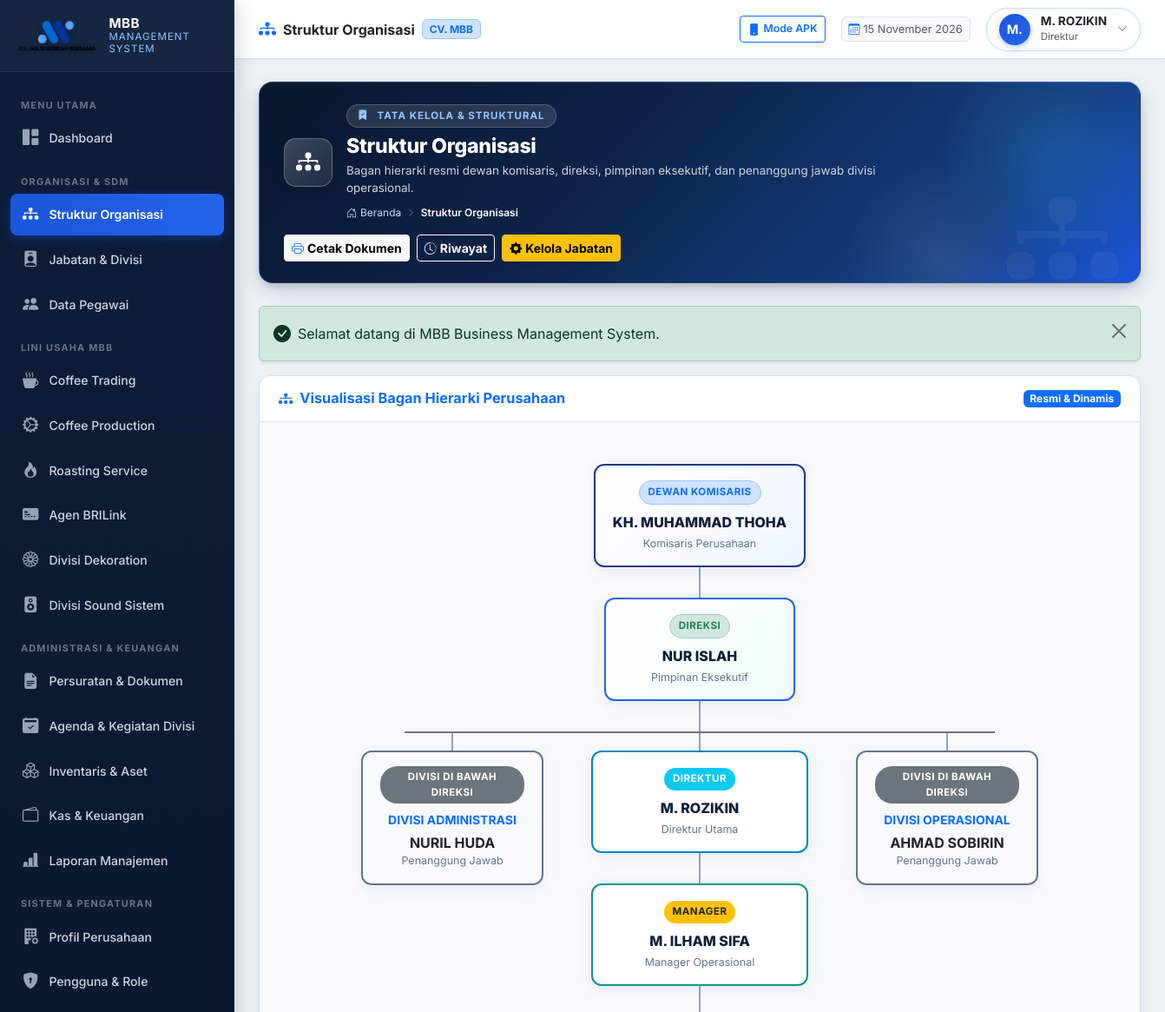
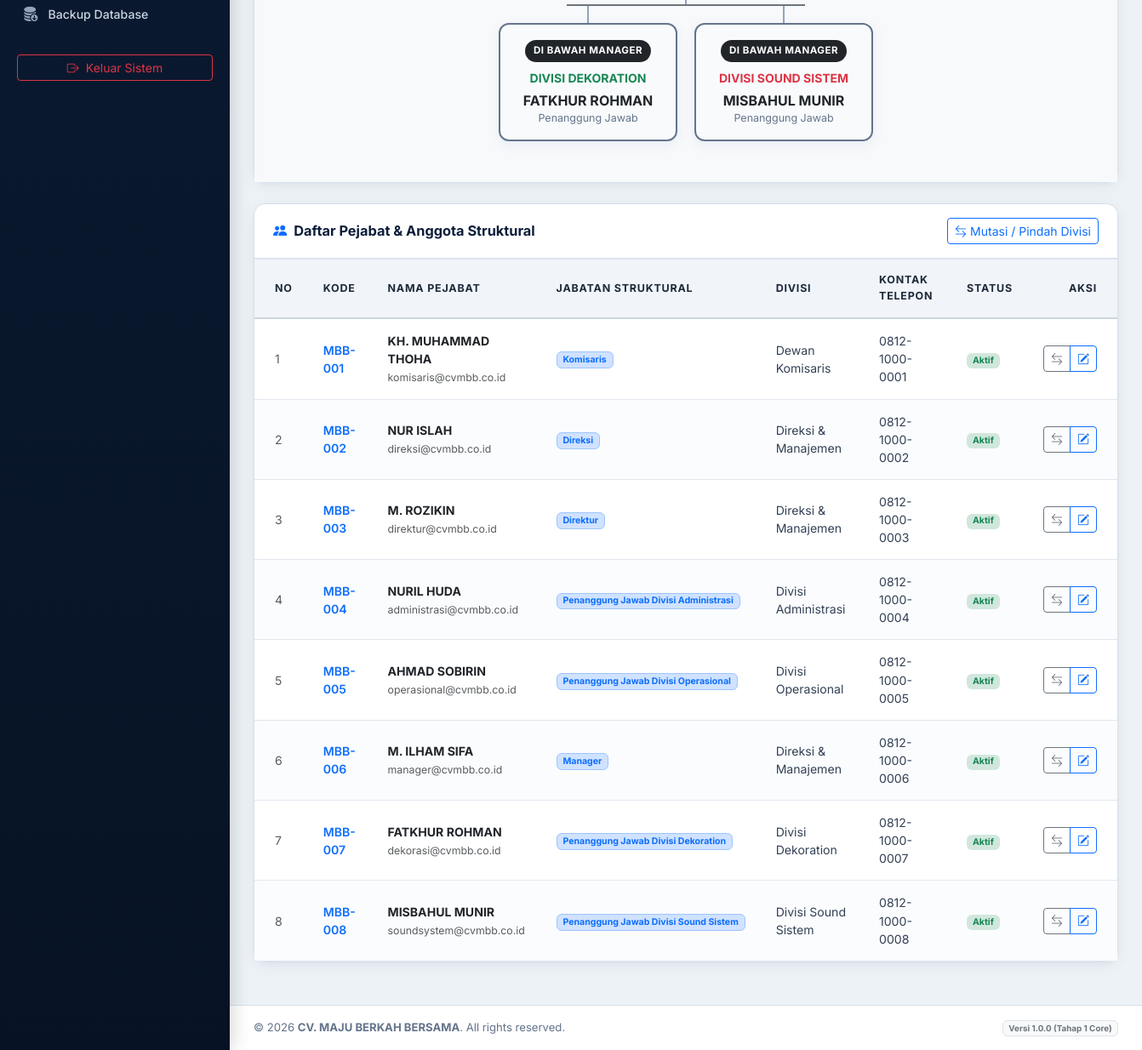
Screenshot of /modules/organization/index.php (signed in) with the database file from the repository (2 pictures, top to bottom).
### tables this page shows
CREATE TABLE `users` (
  `id` int(11) NOT NULL AUTO_INCREMENT,
  `username` varchar(50) NOT NULL,
  `email` varchar(100) NOT NULL,
  `password_hash` varchar(255) NOT NULL,
  `role_id` int(11) NOT NULL,
  `employee_id` int(11) DEFAULT NULL,
  `is_active` tinyint(1) DEFAULT 1,
  `must_change_password` tinyint(1) DEFAULT 0,
  `last_login_at` datetime DEFAULT NULL,
  `last_login_ip` varchar(45) DEFAULT NULL,
  `created_at` datetime DEFAULT current_timestamp(),
  `updated_at` datetime DEFAULT current_timestamp() ON UPDATE current_timestamp(),
  PRIMARY KEY (`id`),
  UNIQUE KEY `username` (`username`),
  UNIQUE KEY `email` (`email`),
  UNIQUE KEY `employee_id` (`employee_id`),
  KEY `fk_user_role` (`role_id`),
  CONSTRAINT `fk_user_emp` FOREIGN KEY (`employee_id`) REFERENCES `employees` (`id`) ON DELETE SET NULL,
  CONSTRAINT `fk_user_role` FOREIGN KEY (`role_id`) REFERENCES `roles` (`id`)
);

CREATE TABLE `employees` (
  `id` int(11) NOT NULL AUTO_INCREMENT,
  `employee_code` varchar(30) NOT NULL,
  `full_name` varchar(150) NOT NULL,
  `gender` enum('L','P') DEFAULT 'L',
  `phone_number` varchar(30) DEFAULT NULL,
  `email` varchar(100) DEFAULT NULL,
  `address` text DEFAULT NULL,
  `division_id` int(11) DEFAULT NULL,
  `position_id` int(11) DEFAULT NULL,
  `join_date` date DEFAULT NULL,
  `employment_status` enum('TETAP','KONTRAK','MAGANG','HONORER') DEFAULT 'TETAP',
  `is_active` tinyint(1) DEFAULT 1,
  `avatar` varchar(255) DEFAULT NULL,
  `notes` text DEFAULT NULL,
  `created_at` datetime DEFAULT current_timestamp(),
  `updated_at` datetime DEFAULT current_timestamp() ON UPDATE current_timestamp(),
  PRIMARY KEY (`id`),
  UNIQUE KEY `employee_code` (`employee_code`),
  KEY `fk_emp_div` (`division_id`),
  KEY `fk_emp_pos` (`position_id`),
  CONSTRAINT `fk_emp_div` FOREIGN KEY (`division_id`) REFERENCES `divisions` (`id`) ON DELETE SET NULL,
  CONSTRAINT `fk_emp_pos` FOREIGN KEY (`position_id`) REFERENCES `positions` (`id`) ON DELETE SET NULL
);

CREATE TABLE `positions` (
  `id` int(11) NOT NULL AUTO_INCREMENT,
  `position_code` varchar(20) NOT NULL,
  `position_name` varchar(100) NOT NULL,
  `division_id` int(11) DEFAULT NULL,
  `parent_position_id` int(11) DEFAULT NULL,
  `level_rank` int(11) DEFAULT 1,
  `job_description` text DEFAULT NULL,
  `is_active` tinyint(1) DEFAULT 1,
  `created_at` datetime DEFAULT current_timestamp(),
  `updated_at` datetime DEFAULT current_timestamp() ON UPDATE current_timestamp(),
  PRIMARY KEY (`id`),
  UNIQUE KEY `position_code` (`position_code`),
  KEY `fk_pos_div` (`division_id`),
  KEY `fk_pos_parent` (`parent_position_id`),
  CONSTRAINT `fk_pos_div` FOREIGN KEY (`division_id`) REFERENCES `divisions` (`id`) ON DELETE SET NULL,
  CONSTRAINT `fk_pos_parent` FOREIGN KEY (`parent_position_id`) REFERENCES `positions` (`id`) ON DELETE SET NULL
);

CREATE TABLE `divisions` (
  `id` int(11) NOT NULL AUTO_INCREMENT,
  `division_code` varchar(20) NOT NULL,
  `division_name` varchar(100) NOT NULL,
  `parent_id` int(11) DEFAULT NULL,
  `description` text DEFAULT NULL,
  `is_active` tinyint(1) DEFAULT 1,
  `created_at` datetime DEFAULT current_timestamp(),
  `updated_at` datetime DEFAULT current_timestamp() ON UPDATE current_timestamp(),
  PRIMARY KEY (`id`),
  UNIQUE KEY `division_code` (`division_code`),
  KEY `fk_div_parent` (`parent_id`),
  CONSTRAINT `fk_div_parent` FOREIGN KEY (`parent_id`) REFERENCES `divisions` (`id`) ON DELETE SET NULL
);

### modules/organization/index.php (the view, shortened to what the rows shown need)
<?php
require_once __DIR__ . '/../../core/Auth.php';
require_once __DIR__ . '/../../core/Permission.php';
require_once __DIR__ . '/../../helpers/utils.php';
$db = Database::getInstance();
$stmt = $db->query("
    SELECT e.*, p.position_name, p.position_code, p.parent_position_id, d.division_name, d.division_code
    FROM employees e
    LEFT JOIN positions p ON e.position_id = p.id
    LEFT JOIN divisions d ON e.division_id = d.id
    WHERE e.is_active = 1
    ORDER BY p.level_rank ASC, e.id ASC
");
$officials = $stmt->fetchAll();
$officialsByCode = [];
foreach ($officials as $off) {
    if ($off['position_code']) {
        $officialsByCode[$off['position_code']] = $off;
    }
}
$komisaris = $officialsByCode['POS-KMS'] ?? null;
$direksi   = $officialsByCode['POS-DIRK'] ?? null;
$direktur  = $officialsByCode['POS-DIR'] ?? null;
$adminDiv  = $officialsByCode['POS-ADMH'] ?? null;
$opsDiv    = $officialsByCode['POS-OPSH'] ?? null;
$manager   = $officialsByCode['POS-MGR'] ?? null;
$dekorDiv  = $officialsByCode['POS-DEKH'] ?? null;
$soundDiv  = $officialsByCode['POS-SNDH'] ?? null;
$pageTitle = 'Struktur Organisasi';
require_once __DIR__ . '/../../components/header.php';
require_once __DIR__ . '/../../components/topbar.php';
?>
<div class="card-mbb mb-4">
    <div class="card-mbb-body bg-light overflow-auto py-5">
        <div class="d-flex flex-column align-items-center" style="min-width: 820px;">
            <div class="org-node komisaris">
                <span class="badge-position bg-primary-subtle text-primary border border-primary-subtle">DEWAN KOMISARIS</span>
                <div class="emp-name"><?= e($komisaris['full_name'] ?? 'KH. MUHAMMAD THOHA') ?></div>
                <div class="div-sub">Komisaris Perusahaan</div>
            </div>
            <div class="org-node direksi">
                <span class="badge-position bg-success-subtle text-success border border-success-subtle">DIREKSI</span>
                <div class="emp-name"><?= e($direksi['full_name'] ?? 'NUR ISLAH') ?></div>
                <div class="div-sub">Pimpinan Eksekutif</div>
            </div>
            <div style="width: 780px;">
                <div class="d-flex justify-content-between pt-3">
                    <div class="d-flex flex-column align-items-center" style="width: 210px;">
                        <div class="org-node divisi w-100" style="min-width: unset;">
                            <span class="badge-position bg-secondary text-white">DIVISI DI BAWAH DIREKSI</span>
                            <div class="small fw-bold text-primary mb-1">DIVISI ADMINISTRASI</div>
                            <div class="fw-bold text-dark"><?= e($adminDiv['full_name'] ?? 'NURIL HUDA') ?></div>
                            <div class="div-sub">Penanggung Jawab</div>
                        </div>
                    </div>
                    <div class="d-flex flex-column align-items-center" style="width: 250px;">
                        <div class="org-node direktur w-100">
                            <span class="badge-position bg-info text-white">DIREKTUR</span>
                            <div class="emp-name"><?= e($direktur['full_name'] ?? 'M. ROZIKIN') ?></div>
                            <div class="div-sub">Direktur Utama</div>
                        </div>
                        <div class="org-node manager w-100">
                            <span class="badge-position bg-warning text-dark">MANAGER</span>
                            <div class="emp-name"><?= e($manager['full_name'] ?? 'M. ILHAM SIFA') ?></div>
                            <div class="div-sub">Manager Operasional</div>
                        </div>
                        <div style="width: 440px;">
                            <div class="d-flex justify-content-between pt-3">
                                <div class="d-flex flex-column align-items-center" style="width: 210px;">
                                    <div class="org-node divisi w-100" style="min-width: unset;">
                                        <span class="badge-position bg-dark text-white">DI BAWAH MANAGER</span>
                                        <div class="small fw-bold text-success mb-1">DIVISI DEKORATION</div>
                                        <div class="fw-bold text-dark"><?= e($dekorDiv['full_name'] ?? 'FATKHUR ROHMAN') ?></div>
                                        <div class="div-sub">Penanggung Jawab</div>
                                    </div>
                                </div>
                                <div class="d-flex flex-column align-items-center" style="width: 210px;">
                                    <div class="org-node divisi w-100" style="min-width: unset;">
                                        <span class="badge-position bg-dark text-white">DI BAWAH MANAGER</span>
                                        <div class="small fw-bold text-danger mb-1">DIVISI SOUND SISTEM</div>
                                        <div class="fw-bold text-dark"><?= e($soundDiv['full_name'] ?? 'MISBAHUL MUNIR') ?></div>
                                        <div class="div-sub">Penanggung Jawab</div>
                                    </div>
                                </div>
                            </div>
                        </div>
                    </div>
                    <div class="d-flex flex-column align-items-center" style="width: 210px;">
                        <div class="org-node divisi w-100" style="min-width: unset;">
                            <span class="badge-position bg-secondary text-white">DIVISI DI BAWAH DIREKSI</span>
                            <div class="small fw-bold text-primary mb-1">DIVISI OPERASIONAL</div>
                            <div class="fw-bold text-dark"><?= e($opsDiv['full_name'] ?? 'AHMAD SOBIRIN') ?></div>
                            <div class="div-sub">Penanggung Jawab</div>
                        </div>
                    </div>
                </div>
            </div>
        </div>
    </div>
</div>
<div class="card-mbb">
    <div class="card-mbb-body p-0">
        <div class="table-responsive">
            <table class="table-mbb align-middle">
                <thead>
                    <tr>
                        <th class="ps-4">No</th>
                        <th>Kode</th>
                        <th>Nama Pejabat</th>
                        <th>Jabatan Struktural</th>
                        <th>Divisi</th>
                        <th>Kontak Telepon</th>
                        <th>Status</th>
                        <?php if (Permission::can('organization.manage') || Permission::can('employees.manage')): ?>
                        <th class="text-end pe-4">Aksi</th>
                        <?php endif; ?>
                    </tr>
                </thead>
                <tbody>
                    <?php if (empty($officials)): ?>
                        <tr>
                            <td colspan="8" class="text-center py-4 text-muted">Belum ada data anggota struktural.</td>
                        </tr>
                    <?php else: ?>
                        <?php foreach ($officials as $idx => $row): ?>
                            <tr>
                                <td class="ps-4 text-muted"><?= $idx + 1 ?></td>
                                <td class="fw-semibold text-primary"><?= e($row['employee_code']) ?></td>
                                <td>
                                    <div class="fw-bold text-dark"><?= e($row['full_name']) ?></div>
                                    <small class="text-muted"><?= e($row['email'] ?: '-') ?></small>
                                </td>
                                <td>
                                    <span class="badge bg-primary-subtle text-primary border border-primary-subtle">
                                        <?= e($row['position_name'] ?: 'Belum Ditetapkan') ?>
                                    </span>
                                </td>
                                <td><?= e($row['division_name'] ?: '-') ?></td>
                                <td><?= e($row['phone_number'] ?: '-') ?></td>
                                <td>
                                    <?php if ($row['is_active']): ?>
                                        <span class="badge bg-success-subtle text-success">Aktif</span>
                                    <?php else: ?>
                                        <span class="badge bg-danger-subtle text-danger">Nonaktif</span>
                                    <?php endif; ?>
                                </td>
                                <?php if (Permission::can('organization.manage') || Permission::can('employees.manage')): ?>
                                <td class="text-end pe-4">
                                    <div class="btn-group btn-group-sm">
                                        <a href="<?= base_url('modules/organization/mutate.php?id=' . $row['id']) ?>" class="btn btn-outline-secondary" title="Mutasi / Pindah Divisi">
                                            <i class="bi bi-arrow-left-right"></i>
                                        </a>
                                        <a href="<?= base_url('modules/employees/edit.php?id=' . $row['id']) ?>" class="btn btn-outline-primary" title="Edit Profil">
                                            <i class="bi bi-pencil-square"></i>
                                        </a>
                                    </div>
                                </td>
                                <?php endif; ?>
                            </tr>
                        <?php endforeach; ?>
                    <?php endif; ?>
                </tbody>
            </table>
        </div>
    </div>
</div>
<?php require_once __DIR__ . '/../../components/footer.php'; ?>

### components/topbar.php (shortened to what the rows shown need)
<?php
$user = Auth::user();
$displayName = $user['full_name'] ?? ($user['username'] ?? 'User');
$displayRole = $user['role_title'] ?? ($user['role_name'] ?? 'User');
$displayPos  = $user['position_name'] ?? $displayRole;
$initials    = strtoupper(substr($displayName, 0, 2));
$activeMeta = $moduleMetadata[$currentModule ?? 'dashboard'] ?? [
    'title'    => $pageTitle ?? 'MBB Management System',
    'category' => 'SISTEM INFORMASI TERPADU',
    'icon'     => 'bi-grid-fill',
    'desc'     => 'Sistem manajemen operasional terpadu CV. MAJU BERKAH BERSAMA'
];
$bannerTitle    = $pageTitle ?? $activeMeta['title'];
?>
<div class="main-content">
    <header class="topbar">
        <div class="topbar-right">
            <div class="dropdown">
                <div class="user-profile-badge" data-bs-toggle="dropdown" aria-expanded="false">
                    <div class="user-avatar"><?= e($initials) ?></div>
                    <div class="d-none d-sm-block text-start lh-1">
                        <div class="fw-bold text-dark" style="font-size: 0.85rem;"><?= e($displayName) ?></div>
                        <small class="text-muted" style="font-size: 0.72rem;"><?= e($displayPos) ?></small>
                    </div>
                    <i class="bi bi-chevron-down text-muted" style="font-size: 0.75rem;"></i>
                </div>
            </div>
        </div>
    </header>
    <div class="content-body">
        <div class="page-hero-banner">
            <div class="page-hero-content">
                <div class="banner-title-group">
                    <div>
                        <h2 class="banner-page-title"><?= e($bannerTitle) ?></h2>
                    </div>
                </div>
            </div>
        </div>

### rows the page displays
users: employee.full_name "M.", employee.full_name "M. ROZIKIN", positions.position_name "Direktur"
employees: full_name "KH. MUHAMMAD THOHA", employee_code "MBB-001", email "komisaris@cvmbb.co.id", position.position_name "Komisaris", division.division_name "Dewan Komisaris", phone_number "0812-1000-0001", is_active "Aktif"
employees: full_name "NUR ISLAH", employee_code "MBB-002", email "direksi@cvmbb.co.id", position.position_name "Direksi", division.division_name "Direksi & Manajemen", phone_number "0812-1000-0002", is_active "Aktif"
employees: full_name "NURIL HUDA", employee_code "MBB-004", email "administrasi@cvmbb.co.id", position.position_name "Penanggung Jawab Divisi Administrasi", division.division_name "Divisi Administrasi", phone_number "0812-1000-0004", is_active "Aktif"
employees: full_name "M. ROZIKIN", employee_code "MBB-003", email "direktur@cvmbb.co.id", position.position_name "Direktur", division.division_name "Direksi & Manajemen", phone_number "0812-1000-0003", is_active "Aktif"
employees: full_name "M. ILHAM SIFA", employee_code "MBB-006", email "manager@cvmbb.co.id", position.position_name "Manager", division.division_name "Direksi & Manajemen", phone_number "0812-1000-0006", is_active "Aktif"
employees: full_name "FATKHUR ROHMAN", employee_code "MBB-007", email "dekorasi@cvmbb.co.id", position.position_name "Penanggung Jawab Divisi Dekoration", division.division_name "Divisi Dekoration", phone_number "0812-1000-0007", is_active "Aktif"
employees: full_name "MISBAHUL MUNIR", employee_code "MBB-008", email "soundsystem@cvmbb.co.id", position.position_name "Penanggung Jawab Divisi Sound Sistem", division.division_name "Divisi Sound Sistem", phone_number "0812-1000-0008", is_active "Aktif"
employees: full_name "AHMAD SOBIRIN", employee_code "MBB-005", email "operasional@cvmbb.co.id", position.position_name "Penanggung Jawab Divisi Operasional", division.division_name "Divisi Operasional", phone_number "0812-1000-0005", is_active "Aktif"

### other values shown
get_company_setting('company_short_name', 'MBB') "MBB"
$bannerTitle "Struktur Organisasi"
$bannerCategory "TATA KELOLA & STRUKTURAL"
$bannerDesc "Bagan hierarki resmi dewan komisaris, direksi, pimpinan eksekutif, dan penanggung jawab divisi operasional."
$label "Struktur Organisasi"
$msg "Selamat datang di MBB Business Management System."
get_company_setting('company_name', 'CV. MAJU BERKAH BERSAMA') "CV. MAJU BERKAH BERSAMA"
